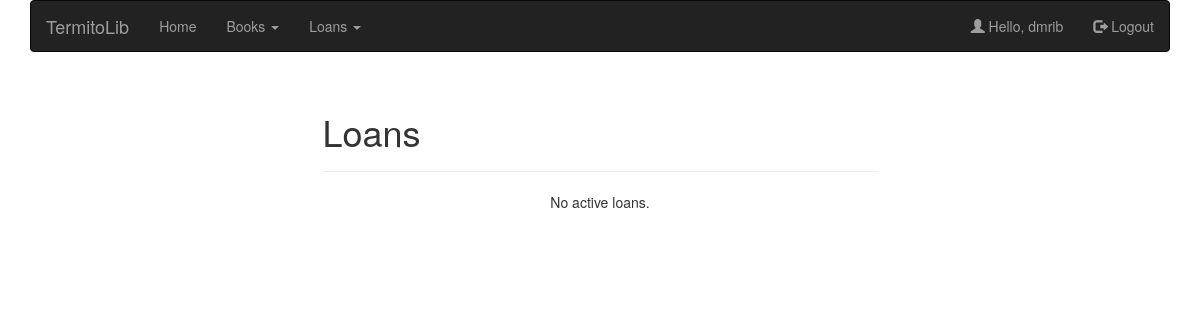
/loans/myloans/ (signed in), run on an earlier commit of the app's database.
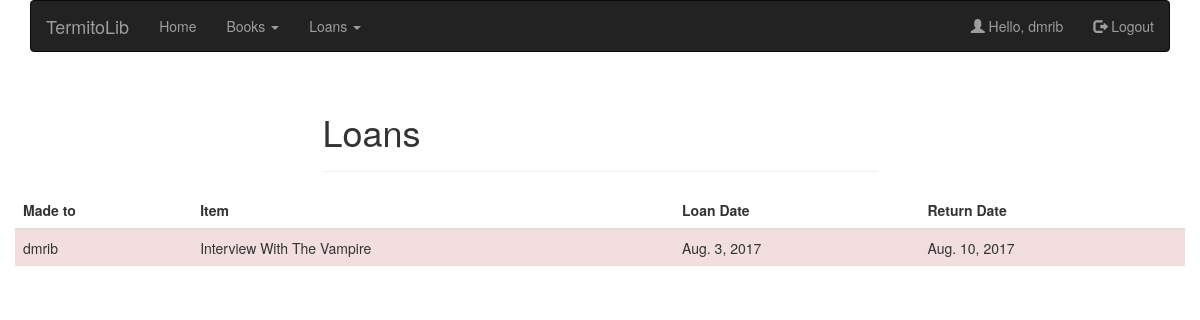
And on a later commit of the database.
### loans/models.py (models this page shows, shortened)
class Loan(models.Model):
    by = models.ForeignKey(settings.AUTH_USER_MODEL)
    to = models.ForeignKey(settings.AUTH_USER_MODEL, related_name='to')
    item = models.ForeignKey(Book)
    loan_date = models.DateTimeField(auto_now_add=True)
    return_date = models.DateTimeField(default=get_deadline)
    active = models.BooleanField(default=True)
    class Meta:
        ordering = ['loan_date', 'return_date']
    @property
    def is_late(self):
        if self.return_date < timezone.now():
            return True
        else:
            return False

### books/models.py (models this page shows, shortened)
class Book(models.Model):
    registered_by = models.ForeignKey(settings.AUTH_USER_MODEL)
    name = models.CharField(max_length=200, unique=True)
    authors = models.TextField(max_length=500, help_text='Separate each item by comma.')
    tags = models.TextField(help_text='Separate each item by comma.', blank=True, null=True)
    publisher = models.CharField(max_length=200)
    isbn = models.CharField(max_length=200, unique=True)
    shelf = models.CharField(max_length=10)
    code = models.CharField(max_length=10, unique=True)
    copies = models.PositiveIntegerField()
    registered = models.DateTimeField(auto_now_add=True)
    updated = models.DateTimeField(auto_now=True)
    class Meta:
        ordering = ['name', 'code']

### loans/views.py (the view)
class MyLoansListView(LoginRequiredMixin, ListView):
    template_name = 'loans/loans_myloans.html'
    context_object_name = 'loans'
    login_url = '/login'
    def get_queryset(self):
        user = self.request.user
        result = Loan.objects.filter(to = user.id)
        return result

### loans/templates/loans/loans_myloans.html (shortened to what this page needs)
{% extends "layout.html" %}
{% block page_title %}Loans{% endblock %}
{% block entire_page_content %}
{% if loans %}
    <div class="table-responsive">
    <table class="table table-striped align-right">
        <thead>
          <tr>
            <th>Made to</th>
            <th>Item</th>
            <th>Loan Date</th>
            <th>Return Date</th>
          </tr>
        </thead>
        <tbody>
        {% for loan in loans %}
          <tr {% if loan.is_late %}class="danger"{% endif %}>
            <td>{{loan.to.username}}</td>
            <td>{{loan.item.name}}</td>
            <td>{{loan.loan_date|date}}</td>
            <td>{{loan.return_date|date}}</td>
          </tr>
        {% endfor %}
        </tbody>
    </table>
</div>
    {% else %}
        <p class="text-center">No active loans.</p>
    {% endif %}
{% endblock %}

What changed in the data, as far as the page shows it:
added Loan: to.username "dmrib", item.name "Interview With The Vampire", loan_date "Aug. 3, 2017", return_date "Aug. 10, 2017"
Also different on the page:
text no longer shown: "No active loans."
text now shown: "Made to Item Loan Date Return Date"
